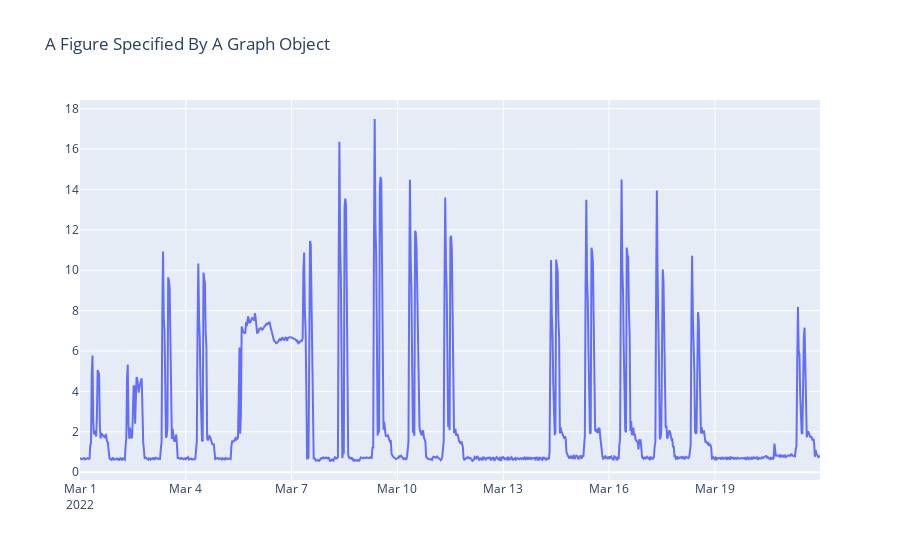

Notebook cell for this chart:
### Code cell
import plotly.graph_objects as go

fig = go.Figure(
    data=[go.Scatter(x = df.dt, y=df['dev-101_ea_imp'])],
    layout=dict(title=dict(text="A Figure Specified By A Graph Object"))
)

fig.show()

### Figure 1 — Plotly figure (JSON) as saved in the notebook; plotly's stock layout.template omitted (floating-point values rounded to 4 significant figures; data arrays with more than 128 entries replaced by an {"elided": "..."} marker saying what was removed)
{"data": [{"type": "scatter", "x": {"elided": "1008 str values"}, "y": {"elided": "1008 float values"}}], "layout": {"title": {"text": "A Figure Specified By A Graph Object"}}}
